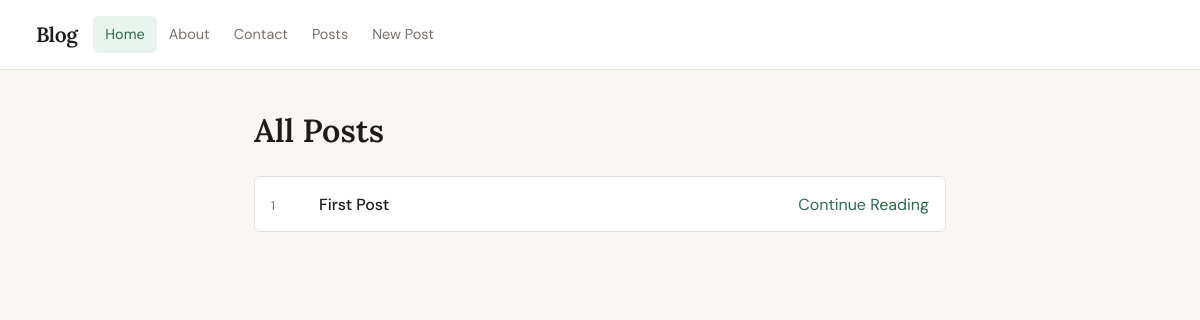
The app's page /posts/, older data.
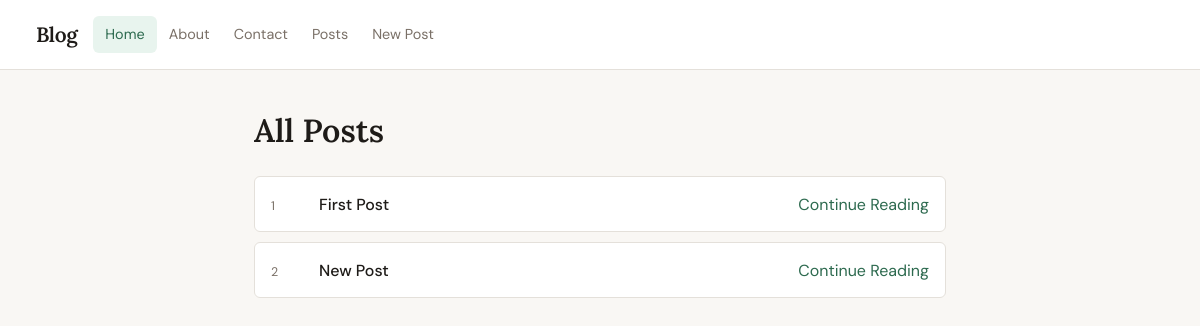
The same page, newer data.
### posts/models.py (models this page shows, shortened)
class Post(models.Model):
    title = models.CharField(max_length=128)               # string
    subtitle = models.CharField(max_length=256)            # string
    body = models.TextField()                              # string
    created_on = models.DateTimeField(auto_now_add=True)   # dDate/ datatime
    author = models.ForeignKey(
        get_user_model(),
        on_delete=models.CASCADE
    )                                                      # user Model

### posts/views.py (the view)
# urls.py: path("", PostListView.as_view(), name="post_list"),
class PostListView(ListView):
    template_name = "posts/list.html"
    model = Post
    context_object_name = "posts"

### templates/posts/list.html (shortened to what this page needs)
{% extends "base.html" %}
{% block content %}
    <h1>All Posts</h1>
    <div>
        <ul class="post-list">
            {% for post in posts %}
                <li>
                    <span class="post-id">{{ post.id }}</span>
                    <span class="post-title">{{ post.title }}</span>
                    <a href="{% url 'post_detail' post.id %}">Continue Reading</a>
                </li>
            {% endfor %}
        </ul>
    </div>
{% endblock %}

### templates/base.html (shortened to what this page needs)
<!doctype html>
<html lang="en">
  <head>
    {% load static %}
    <link
      href="https://cdn.jsdelivr.net/npm/bootstrap@5.3.8/dist/css/bootstrap.min.css"
      rel="stylesheet"
    />
    <link rel="stylesheet" href="{% static 'css/main.css' %}">
  </head>
  <body>
    {% include 'navbar.html' %}
    <div class="container">{% block content%} {% endblock%}</div>
  </body>
</html>

### templates/navbar.html (shortened to what this page needs)
<nav class="navbar navbar-expand-lg bg-body-tertiary">
  <div class="container-fluid">
    <a class="navbar-brand" href="{% url 'home' %}">Blog</a>
    <div class="collapse navbar-collapse" id="navbarSupportedContent">
      <ul class="navbar-nav me-auto mb-2 mb-lg-0">
        <li class="nav-item">
          <a class="nav-link active" aria-current="page" href="{% url 'home' %}">Home</a>
        </li>
        <li class="nav-item">
          <a class="nav-link" href="{% url 'about' %}">About</a>
        </li>
        <li class="nav-item">
          <a class="nav-link" href="{% url 'contact' %}">Contact</a>
        </li>
        <li class="nav-item">
          <a class="nav-link" href="{% url 'post_list' %}">Posts</a>
        </li>
        <li class="nav-item">
          <a class="nav-link" href="{% url 'post_new' %}">New Post</a>
        </li>
      </ul>
    </div>
  </div>
</nav>

### static/css/main.css (style rules this page uses)
:root { --bg: #f9f7f4; --surface: #ffffff; --border: #e4e0da; --text: #1e1b18; --text-muted: #7a7067; --accent: #2d6a4f; --accent-soft: #e8f4ee; --danger: #c0392b; --radius: 6px; --max-width: 740px; }
body { background-color: var(--bg); color: var(--text); font-family: 'DM Sans', sans-serif; font-size: 1rem; line-height: 1.7; }
h1, h2, h3, h4 { font-family: 'Lora', serif; font-weight: 600; line-height: 1.3; color: var(--text); }
h1 { font-size: 2rem; margin-bottom: 0.5rem; }
a { color: var(--accent); text-decoration: none; }
.container { max-width: var(--max-width); padding: 2.5rem 1.5rem; }
.navbar { background-color: var(--surface) !important; border-bottom: 1px solid var(--border); padding: 0.75rem 1.5rem; }
.navbar-brand { font-family: 'Lora', serif; font-size: 1.3rem; font-weight: 600; color: var(--text) !important; letter-spacing: -0.02em; }
.nav-link { font-size: 0.9rem; color: var(--text-muted) !important; padding: 0.4rem 0.75rem !important; border-radius: var(--radius); transition: background 0.15s, color 0.15s; }
.nav-link:hover, .nav-link.active { color: var(--accent) !important; background-color: var(--accent-soft); }
.post-list { list-style: none; padding: 0; margin: 1.5rem 0 0; }
.post-list li { display: flex; align-items: baseline; justify-content: space-between; padding: 0.85rem 1rem; border: 1px solid var(--border); border-radius: var(--radius); background: var(--surface); margin-bottom: 0.6rem; transition: border-color 0.15s, box-shadow 0.15s; }
.post-id { font-size: 0.78rem; color: var(--text-muted); min-width: 2rem; }
.post-title { flex: 1; margin: 0 1rem; font-weight: 500; }

Row changes from the older to the newer data that the page shows:
added Post: id "2", title "New Post"
